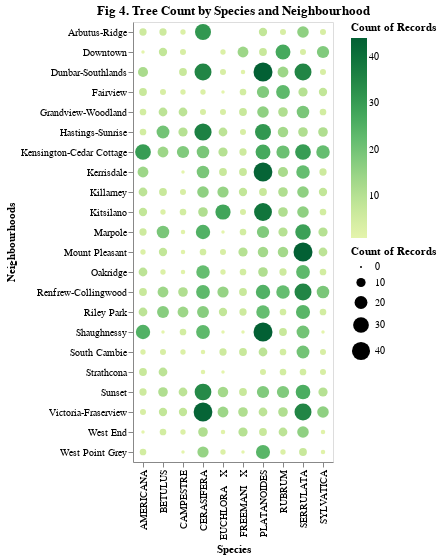

Here is the notebook cell this chart was saved with:
### Markdown cell above
### How does the distribution of tree species varies across neighbourhood?

### Code cell
species_dist = alt.Chart(trees_df).mark_circle().encode(
    alt.X('species_name', title = 'Species'), 
    alt.Y('name', title = 'Neighbourhoods'),
    alt.Color ('count()', scale = alt.Scale(scheme = 'yellowgreen')),
    size = 'count()', 
    tooltip = [alt.Tooltip('name', title = "Neighbourhood Name"), 
               alt.Tooltip('species_name', title = "Species Name"), 
               alt.Tooltip('median(diameter)', title = "Median diameter")]
)

species_dist.properties(title = 'Fig 4. Tree Count by Species and Neighbourhood')

### Figure 1 — Vega-Lite specification as saved in the notebook (floating-point values rounded to 4 significant figures; data arrays with more than 128 entries replaced by an {"elided": "..."} marker saying what was removed)
{"config": {"view": {"continuousWidth": 300, "continuousHeight": 300}}, "data": {"name": "data-4aa22b6c64c33bb8df5a18e70424c674"}, "mark": {"type": "circle"}, "encoding": {"color": {"aggregate": "count", "scale": {"scheme": "yellowgreen"}, "type": "quantitative"}, "size": {"aggregate": "count", "type": "quantitative"}, "tooltip": [{"field": "name", "title": "Neighbourhood Name", "type": "nominal"}, {"field": "species_name", "title": "Species Name", "type": "nominal"}, {"aggregate": "median", "field": "diameter", "title": "Median diameter", "type": "quantitative"}], "x": {"field": "species_name", "title": "Species", "type": "nominal"}, "y": {"field": "name", "title": "Neighbourhoods", "type": "nominal"}}, "title": "Fig 4. Tree Count by Species and Neighbourhood", "$schema": "https://vega.github.io/schema/vega-lite/v5.20.1.json", "datasets": {"data-4aa22b6c64c33bb8df5a18e70424c674": {"elided": "2497 records"}}}
